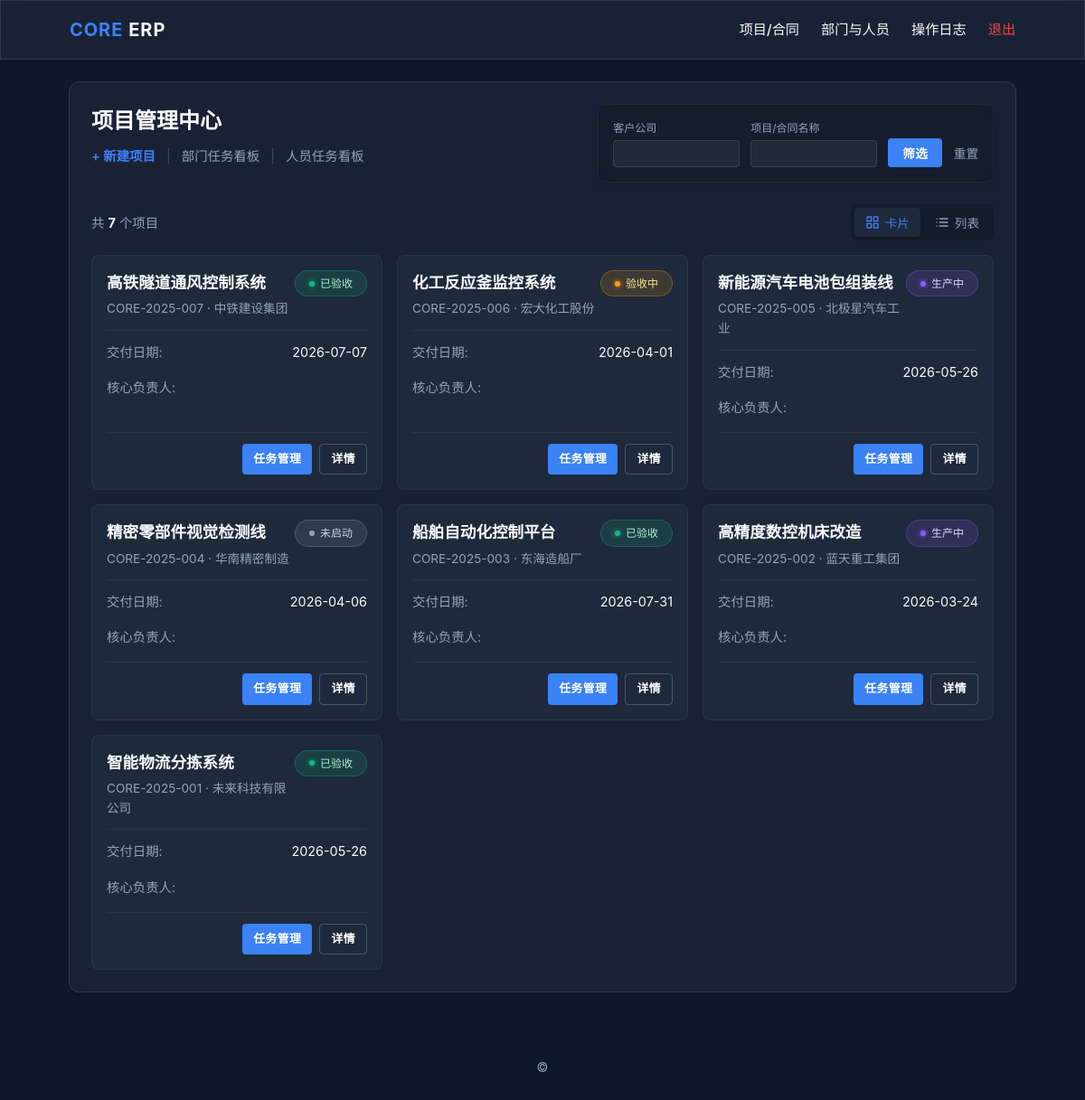
The page /contracts/ (signed in) on the database its author committed.
### core/models.py (models this page shows)
class Contract(db.Model):
    __tablename__ = 'contracts'
    id = db.Column(db.Integer, primary_key=True)
    company_id = db.Column(db.Integer, db.ForeignKey('companies.id'), nullable=False)
    company = db.relationship('Company', back_populates='contracts')
    project_code = db.Column(db.String(50), nullable=False, unique=True)
    contract_number = db.Column(db.String(50), nullable=False)
    name = db.Column(db.String(200), nullable=False)
    planned_delivery_date = db.Column(db.Date, nullable=True)
    client_manager = db.Column(db.String(100))
    client_contact = db.Column(db.String(200))
    our_manager = db.Column(db.String(100))
    status = db.Column(db.String(50), default='新建')
    status_note = db.Column(db.String(500), nullable=True)  # 手工状态备注
    created_at = db.Column(db.DateTime, default=datetime.utcnow)
    created_by_id = db.Column(db.Integer, db.ForeignKey('users.id'))
    created_by = db.relationship('User', backref='contracts')

class Company(db.Model):
    __tablename__ = 'companies'
    id = db.Column(db.Integer, primary_key=True)
    name = db.Column(db.String(200), nullable=False)
    created_at = db.Column(db.DateTime, default=datetime.utcnow)
    contracts = db.relationship('Contract', back_populates='company')

### core/contracts.py (the view, shortened to what this page needs)
@contracts_bp.route('/')
@login_required
def list_contracts():
    user = None
    user_id = session.get('user_id')
    if user_id:
        user = User.query.get(user_id)
    query = Contract.query.join(Company)
    company_name = (request.args.get('company') or '').strip()
    project_code = (request.args.get('project_code') or '').strip()
    contract_number = (request.args.get('contract_number') or '').strip()
    name = (request.args.get('name') or '').strip()
    planned_delivery_date_str = (request.args.get('planned_delivery_date') or '').strip()
    status_filter = (request.args.get('status') or '').strip()
    raw_status_filters = request.args.getlist('status')
    status_filters = [s.strip() for s in raw_status_filters if s.strip()]
    if company_name:
        query = query.filter(Company.name.contains(company_name))
    if project_code:
        query = query.filter(Contract.project_code.contains(project_code))
    if contract_number:
        query = query.filter(Contract.contract_number.contains(contract_number))
    if name:
        query = query.filter(Contract.name.contains(name))
    if planned_delivery_date_str:
        planned_delivery_date = parse_date(planned_delivery_date_str)
        if planned_delivery_date:
            query = query.filter(Contract.planned_delivery_date == planned_delivery_date)
    contracts = query.order_by(Contract.created_at.desc()).all()
    leaders_by_contract = {}
    for c in contracts:
        dept_map = {}
        for l in sorted(c.department_leaders, key=lambda x: ((x.department_id or 0), (x.person_id or 0))):
            if not l.department or not l.person:
                continue
            dept_name = l.department.name
            dept_map.setdefault(dept_name, []).append(l.person)
        leaders_by_contract[c.id] = dept_map
    status_map = {}
    for c in contracts:
        status_text, status_level = get_contract_status(c)
        status_map[c.id] = dict(text=status_text, level=status_level)
    contract_ids = [c.id for c in contracts]
    next_tasks_by_contract: dict[int, list[Task]] = {}
    if contract_ids:
        all_tasks = (
            Task.query
            .filter(Task.contract_id.in_(contract_ids))
            .order_by(Task.start_date.asc(), Task.id.asc())
            .all()
        )
        for t in all_tasks:
            if t.status in ("已完成", "已暂停"):
                continue
            next_tasks_by_contract.setdefault(t.contract_id, []).append(t)
    feedback_summary_by_contract: dict[int, dict] = {}
    if contract_ids:
        feedbacks = (
            Feedback.query
            .filter(Feedback.contract_id.in_(contract_ids))
            .order_by(Feedback.feedback_time.desc(), Feedback.id.desc())
            .all()
        )
        for fb in feedbacks:
            cid = fb.contract_id
            summary = feedback_summary_by_contract.setdefault(
                cid,
                {"total": 0, "unresolved": 0, "records": []},
            )
            summary["total"] += 1
            if not fb.is_resolved:
                summary["unresolved"] += 1
            summary["records"].append(fb)
    return render_template(
        'contracts/list.html',
        user=user,
        contracts=contracts,
        leaders_by_contract=leaders_by_contract,
        statuses=status_map,
        next_tasks_by_contract=next_tasks_by_contract,
        feedback_summary_by_contract=feedback_summary_by_contract,
        company=company_name,
        project_code=project_code,
        contract_number=contract_number,
        name=name,
        planned_delivery_date=planned_delivery_date_str,
        status_filters=status_filters,
    )

### core/contracts.py (called while the page is built)
def get_contract_status(contract: Contract):
    cid = contract.id
    has_tasks = Task.query.filter_by(contract_id=cid).count() > 0
    acceptances = Acceptance.query.filter_by(contract_id=cid).all()
    has_acceptance = len(acceptances) > 0
    has_unresolved_feedback = Feedback.query.filter_by(
        contract_id=cid,
        is_resolved=False
    ).count() > 0
    if not has_tasks and not has_acceptance:
        return "未启动", "unstarted"
    if has_tasks and not has_acceptance:
        return "生产中", "production"
    any_not_passed = any(a.status != "通过" for a in acceptances)
    if any_not_passed:
        return "验收中", "acceptance"
    if has_unresolved_feedback:
        return "已验收(有反馈)", "acceptance_with_issues"
    return "已验收", "accepted"

def login_required(view):
    @wraps(view)
    def wrapped_view(**kwargs):
        if 'user_id' not in session:
            flash('请先登录')
            return redirect(url_for('auth.login'))
        return view(**kwargs)
    return wrapped_view

### core/services/common_utils.py (called while the page is built)
    def get_runtime_headers(self):
        payload = f"Powered by {self._sys_id}".encode()
        encoded_sig = base64.b64encode(payload).decode()
        return {
            "X-Runtime-ID": self._env_hash,                # Formerly X-System-Integrity
            "X-Content-Hash": encoded_sig                  # Formerly X-Engine-Signature
        }

    def inject_runtime_metadata(self, context=None):
        if context is None:
            context = {}
        context['__build_ref__'] = f"bld-{self._env_hash}"
        context['__maintainer_ref__'] = self._sys_id
        return context

### core/templates/contracts/list.html (shortened to what this page needs)
{% extends 'base.html' %}
{% block content %}
<div class="glass-panel" style="padding: 24px; border-radius: 12px; margin-bottom: 24px;">
    <div style="display: flex; justify-content: space-between; align-items: flex-start; margin-bottom: 24px; flex-wrap: wrap; gap: 16px;">
        <div>
            <h2 style="margin: 0 0 8px 0; font-size: 1.5rem; font-weight: 700;">项目管理中心</h2>
            <div style="font-size: 0.9rem; color: var(--color-text-sub);">
                <a href="{{ url_for('contracts.new_contract') }}" style="color: var(--color-primary); text-decoration: none; font-weight: 600;">+ 新建项目</a>
                <span style="margin: 0 8px; opacity: 0.3;">|</span>
                <a href="{{ url_for('contracts.tasks_by_department') }}" style="color: var(--color-text-sub); text-decoration: none;">部门任务看板</a>
                <span style="margin: 0 8px; opacity: 0.3;">|</span>
                <a href="{{ url_for('contracts.tasks_by_person') }}" style="color: var(--color-text-sub); text-decoration: none;">人员任务看板</a>
            </div>
        </div>
        <form method="get" class="glass-panel" style="padding: 16px; border-radius: 8px; display: flex; flex-wrap: wrap; gap: 12px; align-items: flex-end; border: 1px solid rgba(255,255,255,0.05); background: rgba(0,0,0,0.2);">
            <div>
                <label style="display: block; font-size: 0.75rem; color: var(--color-text-sub); margin-bottom: 4px;">客户公司</label>
                <input type="text" name="company" value="{{ company or '' }}" style="background: rgba(255,255,255,0.05); border: 1px solid rgba(255,255,255,0.1); color: #fff; padding: 6px 10px; border-radius: 4px; font-size: 0.9rem; width: 140px;">
            </div>
            <div>
                <label style="display: block; font-size: 0.75rem; color: var(--color-text-sub); margin-bottom: 4px;">项目/合同名称</label>
                <input type="text" name="name" value="{{ name or '' }}" style="background: rgba(255,255,255,0.05); border: 1px solid rgba(255,255,255,0.1); color: #fff; padding: 6px 10px; border-radius: 4px; font-size: 0.9rem; width: 140px;">
            </div>
            <div>
                <button type="submit" class="btn-industrial" style="padding: 6px 16px; font-size: 0.85rem;">筛选</button>
                <a href="{{ url_for('contracts.list_contracts') }}" style="font-size: 0.85rem; color: var(--color-text-sub); margin-left: 8px; text-decoration: none;">重置</a>
            </div>
        </form>
    </div>
    <div style="display: flex; justify-content: space-between; align-items: center; margin-bottom: 16px;">
        <div style="font-size: 0.9rem; color: var(--color-text-sub);">
            共 <span style="font-weight: 700; color: var(--color-text-main);">{{ contracts|length }}</span> 个项目
        </div>
        <div class="view-switcher">
            <button class="view-btn active" id="btn-view-card" onclick="switchView('card')">
                卡片
            </button>
            <button class="view-btn" id="btn-view-table" onclick="switchView('table')">
                列表
            </button>
        </div>
    </div>
    <div id="view-card" class="contract-card-grid">
        {% for c in contracts %}
        <div class="contract-card">
            <div class="cc-header">
                <div>
                    <div class="cc-title">
                        <a href="{{ url_for('contracts.manage_tasks', contract_id=c.id) }}" style="text-decoration: none; color: inherit;">
                            {{ c.name }}
                        </a>
                    </div>
                    <div class="cc-subtitle">{{ c.project_code }} · {{ c.company.name if c.company else '未指定客户' }}</div>
                </div>
                {% set st = statuses.get(c.id) %}
                {% if st %}
                    {% set badge_class = 'status-badge ' + st.level %}
                    <div class="{{ badge_class }}" style="font-size: 0.75rem; white-space: nowrap; flex-shrink: 0;">{{ st.text }}</div>
                {% endif %}
            </div>
            <div class="cc-body">
                <div class="cc-row">
                    <span class="cc-label">交付日期:</span>
                    <span>{{ c.planned_delivery_date.strftime('%Y-%m-%d') if c.planned_delivery_date else '未设定' }}</span>
                </div>
                <div style="margin-top: 8px;">
                    <span class="cc-label" style="display: block; margin-bottom: 4px;">核心负责人:</span>
                        {% set dept_map = leaders_by_contract.get(c.id, {}) %}
                        {% set mech = dept_map.get('机械部') or dept_map.get('机械设计部') %}
                        {% set elec = dept_map.get('电气部') or dept_map.get('电气设计部') %}
                        {% set prog = dept_map.get('程序部') or dept_map.get('软件部') %}
                </div>
            </div>
            <div class="cc-footer">
                <a href="{{ url_for('contracts.manage_tasks', contract_id=c.id) }}" class="btn-industrial" style="padding: 6px 12px; font-size: 0.8rem;">任务管理</a>
                <a href="{{ url_for('contracts.contract_overview', contract_id=c.id) }}" class="btn-industrial" style="background-color: transparent; border: 1px solid rgba(255,255,255,0.2); padding: 6px 12px; font-size: 0.8rem;">详情</a>
            </div>
        </div>
        {% endfor %}
    </div>
</div>
{% endblock %}

### core/templates/base.html (shortened to what this page needs)
<!doctype html>
<html lang="zh-CN">
  <head>
    <link
      rel="stylesheet"
      href="{{ url_for('static', filename='css/theme.css') }}"
    />
    <link
      rel="stylesheet"
      href="{{ url_for('static', filename='css/components.css') }}"
    />
  </head>
<body>
    <nav class="glass-panel" style="position: sticky; top: 0; z-index: 1000; margin-bottom: 24px;">
        <div class="responsive-container" style="display: flex; height: 64px; align-items: center; justify-content: space-between;">
            <a href="{{ url_for('home') }}" style="font-size: 1.25rem; font-weight: 700; color: var(--color-primary); text-decoration: none; letter-spacing: 0.05em;">
                CORE <span style="color: var(--color-text-main);">ERP</span>
            </a>
            <div id="nav-links" class="nav-links">
                {% if session.get('user_id') %}
                <a href="{{ url_for('contracts.list_contracts') }}" style="color: var(--color-text-main); text-decoration: none; font-weight: 500; font-size: 0.95rem;">项目/合同</a>
                <a href="{{ url_for('org.list_departments') }}" style="color: var(--color-text-main); text-decoration: none; font-weight: 500; font-size: 0.95rem;">部门与人员</a>
                <a href="{{ url_for('logs.list_logs') }}" style="color: var(--color-text-main); text-decoration: none; font-weight: 500; font-size: 0.95rem;">操作日志</a>
                <a href="{{ url_for('auth.logout') }}" style="color: var(--color-danger); text-decoration: none; font-weight: 500; font-size: 0.95rem;">退出</a>
                {% endif %}
            </div>
        </div>
    </nav>
    <main class="responsive-container" style="flex: 1">
        {% block content %}{% endblock %}
    </main>
    <footer style="text-align: center; padding: 48px 0; color: var(--color-text-sub); font-size: 0.875rem;">
        &copy; {{ config.COPYRIGHT_TEXT }}
    </footer>
</body>
</html>

### core/static/css/theme.css (style rules this page uses)
:root { --color-bg-deep: #0f172a; --color-surface: #1e293b; --color-primary: #3b82f6; --color-accent: #10b981; --color-warning: #f59e0b; --color-danger: #ef4444; --color-text-main: #f8fafc; --color-text-sub: #94a3b8; --spacing-unit: 8px; --border-radius-card: 12px; --glass-blur: 12px; }
*, *::before, *::after { box-sizing: border-box; }
body { background-color: var(--color-bg-deep); color: var(--color-text-main); color-scheme: dark; font-family: "Inter", system-ui, -apple-system, BlinkMacSystemFont, "Segoe UI", Roboto, Helvetica, Arial, sans-serif; margin: 0; padding: 0; line-height: 1.6; -webkit-font-smoothing: antialiased; min-height: 100vh; display: flex; flex-direction: column; }

### rows shown on the page
Contract: name "高铁隧道通风控制系统", project_code "CORE-2025-007", company "中铁建设集团", text "已验收", planned_delivery_date "2026-07-07"
Contract: name "化工反应釜监控系统", project_code "CORE-2025-006", company "宏大化工股份", text "验收中", planned_delivery_date "2026-04-01"
Contract: name "新能源汽车电池包组装线", project_code "CORE-2025-005", company "北极星汽车工业", text "生产中", planned_delivery_date "2026-05-26"
Contract: name "精密零部件视觉检测线", project_code "CORE-2025-004", company "华南精密制造", text "未启动", planned_delivery_date "2026-04-06"
Contract: name "船舶自动化控制平台", project_code "CORE-2025-003", company "东海造船厂", text "已验收", planned_delivery_date "2026-07-31"
Contract: name "高精度数控机床改造", project_code "CORE-2025-002", company "蓝天重工集团", text "生产中", planned_delivery_date "2026-03-24"
Contract: name "智能物流分拣系统", project_code "CORE-2025-001", company "未来科技有限公司", text "已验收", planned_delivery_date "2026-05-26"

### other values the page prints
{{ contracts|length }} "7"
